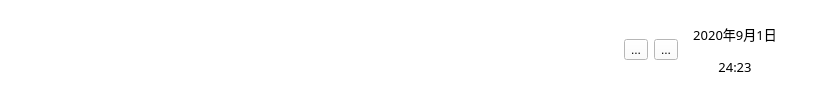
    <widget class="QWidget" name="widget_upon" native="true">
     <property name="styleSheet">
      <string notr="true">QWidget{
	background-color:rgb(255, 255, 255);
}</string>
     </property>
     <layout class="QHBoxLayout" name="horizontalLayout_5">
      <item>
       <widget class="QLabel" name="label_title">
        <property name="maximumSize">
         <size>
          <width>480</width>
          <height>128</height>
         </size>
        </property>
        <property name="text">
         <string/>
        </property>
        <property name="pixmap">
         <pixmap resource="res.qrc">:/image/title.jpg</pixmap>
        </property>
        <property name="scaledContents">
         <bool>true</bool>
        </property>
       </widget>
      </item>
      <item>
       <spacer name="horizontalSpacer">
        <property name="orientation">
         <enum>Qt::Horizontal</enum>
        </property>
        <property name="sizeHint" stdset="0">
         <size>
          <width>40</width>
          <height>20</height>
         </size>
        </property>
       </spacer>
      </item>
      <item>
       <spacer name="horizontalSpacer_18">
        <property name="orientation">
         <enum>Qt::Horizontal</enum>
        </property>
        <property name="sizeHint" stdset="0">
         <size>
          <width>40</width>
          <height>20</height>
         </size>
        </property>
       </spacer>
      </item>
      <item>
       <spacer name="horizontalSpacer_25">
        <property name="orientation">
         <enum>Qt::Horizontal</enum>
        </property>
        <property name="sizeHint" stdset="0">
         <size>
          <width>40</width>
          <height>20</height>
         </size>
        </property>
       </spacer>
      </item>
      <item>
       <spacer name="horizontalSpacer_22">
        <property name="orientation">
         <enum>Qt::Horizontal</enum>
        </property>
        <property name="sizeHint" stdset="0">
         <size>
          <width>40</width>
          <height>20</height>
         </size>
        </property>
       </spacer>
      </item>
      <item>
       <spacer name="horizontalSpacer_21">
        <property name="orientation">
         <enum>Qt::Horizontal</enum>
        </property>
        <property name="sizeHint" stdset="0">
         <size>
          <width>40</width>
          <height>20</height>
         </size>
        </property>
       </spacer>
      </item>
      <item>
       <spacer name="horizontalSpacer_23">
        <property name="orientation">
         <enum>Qt::Horizontal</enum>
        </property>
        <property name="sizeHint" stdset="0">
         <size>
          <width>40</width>
          <height>20</height>
         </size>
        </property>
       </spacer>
      </item>
      <item>
       <spacer name="horizontalSpacer_24">
        <property name="orientation">
         <enum>Qt::Horizontal</enum>
        </property>
        <property name="sizeHint" stdset="0">
         <size>
          <width>40</width>
          <height>20</height>
         </size>
        </property>
       </spacer>
      </item>
      <item>
       <spacer name="horizontalSpacer_11">
        <property name="orientation">
         <enum>Qt::Horizontal</enum>
        </property>
        <property name="sizeHint" stdset="0">
         <size>
          <width>40</width>
          <height>20</height>
         </size>
        </property>
       </spacer>
      </item>
      <item>
       <spacer name="horizontalSpacer_12">
        <property name="orientation">
         <enum>Qt::Horizontal</enum>
        </property>
        <property name="sizeHint" stdset="0">
         <size>
          <width>40</width>
          <height>20</height>
         </size>
        </property>
       </spacer>
      </item>
      <item>
       <spacer name="horizontalSpacer_13">
        <property name="orientation">
         <enum>Qt::Horizontal</enum>
        </property>
        <property name="sizeHint" stdset="0">
         <size>
          <width>40</width>
          <height>20</height>
         </size>
        </property>
       </spacer>
      </item>
      <item>
       <spacer name="horizontalSpacer_15">
        <property name="orientation">
         <enum>Qt::Horizontal</enum>
        </property>
        <property name="sizeHint" stdset="0">
         <size>
          <width>40</width>
          <height>20</height>
         </size>
        </property>
       </spacer>
      </item>
      <item>
       <spacer name="horizontalSpacer_16">
        <property name="orientation">
         <enum>Qt::Horizontal</enum>
        </property>
        <property name="sizeHint" stdset="0">
         <size>
          <width>40</width>
          <height>20</height>
         </size>
        </property>
       </spacer>
      </item>
      <item>
       <spacer name="horizontalSpacer_17">
        <property name="orientation">
         <enum>Qt::Horizontal</enum>
        </property>
        <property name="sizeHint" stdset="0">
         <size>
          <width>40</width>
          <height>20</height>
         </size>
        </property>
       </spacer>
      </item>
      <item>
       <spacer name="horizontalSpacer_19">
        <property name="orientation">
         <enum>Qt::Horizontal</enum>
        </property>
        <property name="sizeHint" stdset="0">
         <size>
          <width>40</width>
          <height>20</height>
         </size>
        </property>
       </spacer>
      </item>
      <item>
       <spacer name="horizontalSpacer_20">
        <property name="orientation">
         <enum>Qt::Horizontal</enum>
        </property>
        <property name="sizeHint" stdset="0">
         <size>
          <width>40</width>
          <height>20</height>
         </size>
        </property>
       </spacer>
      </item>
      <item>
       <widget class="myToolButton" name="btn_setDateTime">
        <property name="text">
         <string>...</string>
        </property>
       </widget>
      </item>
      <item>
       <widget class="myToolButton" name="btn_getCurrentTime">
        <property name="text">
         <string>...</string>
        </property>
       </widget>
      </item>
      <item>
       <widget class="QWidget" name="wid_datetime" native="true">
        <layout class="QVBoxLayout" name="verticalLayout_3">
         <item>
          <widget class="QLabel" name="lbl_current_date">
           <property name="font">
            <font>
             <family>微软雅黑</family>
             <pointsize>10</pointsize>
            </font>
           </property>
           <property name="text">
            <string>2020年9月1日</string>
           </property>
           <property name="alignment">
            <set>Qt::AlignCenter</set>
           </property>
          </widget>
         </item>
         <item>
          <widget class="QLabel" name="lbl_current_time">
           <property name="font">
            <font>
             <family>微软雅黑</family>
             <pointsize>10</pointsize>
            </font>
           </property>
           <property name="text">
            <string>24:23</string>
           </property>
           <property name="alignment">
            <set>Qt::AlignCenter</set>
           </property>
          </widget>
         </item>
        </layout>
       </widget>
      </item>
      <item>
       <spacer name="horizontalSpacer_14">
        <property name="orientation">
         <enum>Qt::Horizontal</enum>
        </property>
        <property name="sizeHint" stdset="0">
         <size>
          <width>40</width>
          <height>20</height>
         </size>
        </property>
       </spacer>
      </item>
     </layout>
    </widget>
